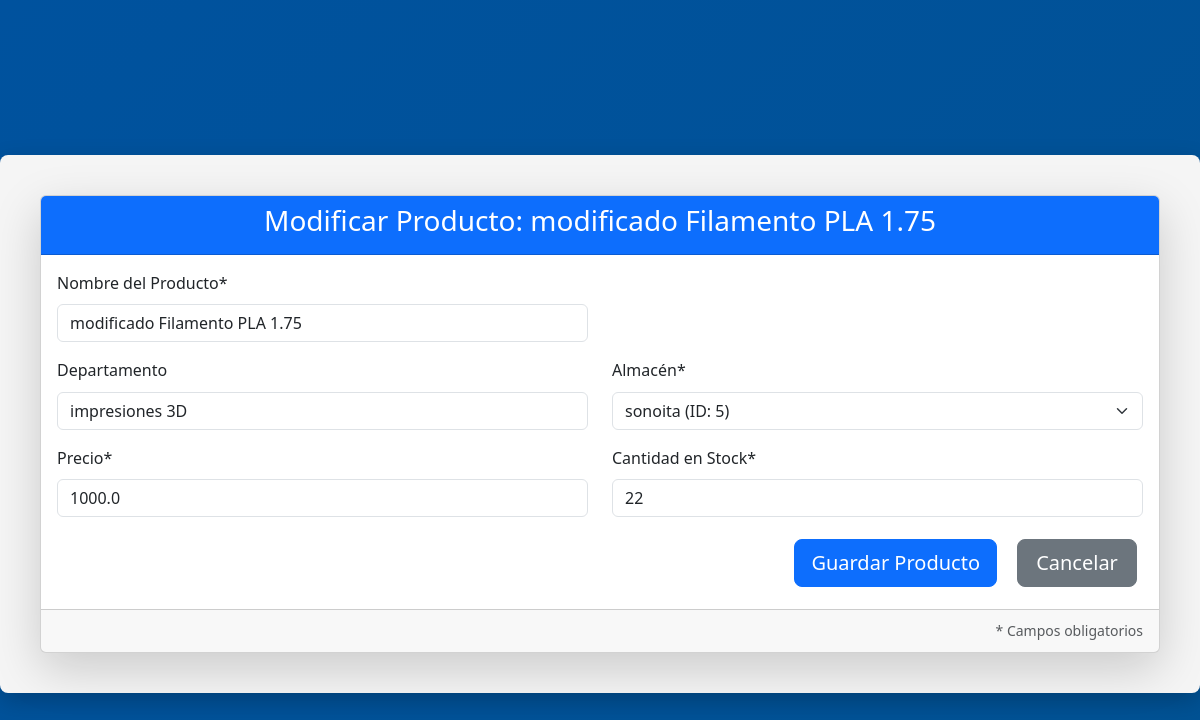
The app's page /productos/modificar/1 (signed in) with its own data.
### tables this page shows
CREATE TABLE "productos" (
	"id"	INTEGER NOT NULL,
	"nombre"	TEXT NOT NULL,
	"precio"	REAL NOT NULL,
	"cantidad"	INTEGER NOT NULL,
	"departamento"	TEXT NOT NULL, almacen INTEGER,
	PRIMARY KEY("id")
);

### app.py (the view, shortened to what this page needs)
@app.route('/productos/modificar/<int:id>', methods=['GET', 'POST'])
@login_requerido
@rol_requerido('PRODUCTOS')  # solo ADMIN o PRODUCTOS pueden modificar
def modificar_producto(id):
    conn = get_db_connection()
    producto = conn.execute('SELECT * FROM productos WHERE id = ?', (id,)).fetchone()
    almacenes_list = conn.execute('SELECT id, nombre FROM almacenes').fetchall()
    if producto is None:
        conn.close()
        flash('Producto no encontrado.', 'danger')
        return redirect(url_for('productos'))
    conn.close()
    return render_template('producto_form.html',
                           form_title=f'Modificar Producto: {producto["nombre"]}',
                           producto=producto,
                           almacenes=almacenes_list)

### app.py (called while the page is built)
def login_requerido(f):
    @wraps(f)
    def decorated_function(*args, **kwargs):
        if 'usuario' not in session:
            flash('Debe iniciar sesión para acceder a esta página', 'warning')
            return redirect(url_for('login'))
        return f(*args, **kwargs)
    return decorated_function

def rol_requerido(rol_permitido):
    def decorator(f):
        @wraps(f)
        def decorated_function(*args, **kwargs):
            if session.get('rol') != rol_permitido and session.get('rol') != 'ADMIN':
                flash('Acceso denegado. Solo el rol de ADMIN o el rol específico pueden realizar esta acción.',
                      'danger')
                return redirect(url_for('inicio'))
            return f(*args, **kwargs)
        return decorated_function
    return decorator

def get_db_connection():
    conn = sqlite3.connect('instance/InventarioBD.db')
    conn.row_factory = sqlite3.Row
    return conn

### templates/producto_form.html (shortened to what this page needs)
<!DOCTYPE html>
<html lang="es">
<head>
    <link href="https://cdn.jsdelivr.net/npm/bootstrap@5.3.3/dist/css/bootstrap.min.css" rel="stylesheet">
    <link rel="stylesheet" href="{{ url_for('static', filename='css/base.css') }}">
    <link rel="stylesheet" href="../static/css/pages/productos.css">
    <link rel="stylesheet" href="../static/css/components/headers.css">
    <link rel="stylesheet" href="../static/css/components/buttons.css">
</head>
<body>
<div class="container mt-5">
    <div class="card shadow-lg">
        <div class="card-header bg-primary text-white text-center">
            <h3>{{ form_title }}</h3>
        </div>
        <div class="card-body">
            <form method="POST" action="">
                <div class="row mb-3">
                    <div class="col-md-6">
                        <label for="nombre" class="form-label">Nombre del Producto*</label>
                        <input type="text" id="nombre" name="nombre" class="form-control"
                               value="{{ producto['nombre'] if producto else '' }}" required>
                    </div>
                </div>
                <div class="row mb-3">
                    <div class="col-md-6">
                        <label for="departamento" class="form-label">Departamento</label>
                        <input type="text" id="departamento" name="departamento" class="form-control"
                               value="{{ producto['departamento'] if producto else '' }}">
                    </div>
                    <div class="col-md-6">
                        <label for="almacen_id" class="form-label">Almacén*</label>
                        <select id="almacen_id" name="almacen_id" class="form-select" required>
                            {% for a in almacenes %}
                                <option value="{{ a['id'] }}"
                                    {{ 'selected' if producto and producto['almacen'] == a['id'] else '' }}>
                                    {{ a['nombre'] }} (ID: {{ a['id'] }})
                                </option>
                            {% endfor %}
                        </select>
                    </div>
                </div>
                <div class="row mb-3">
                    <div class="col-md-6">
                        <label for="precio" class="form-label">Precio*</label>
                        <input type="number" step="0.01" id="precio" name="precio" class="form-control"
                               value="{{ producto['precio'] if producto else '' }}" required>
                    </div>
                    <div class="col-md-6">
                        <label for="cantidad" class="form-label">Cantidad en Stock*</label>
                        <input type="number" id="cantidad" name="cantidad" class="form-control"
                               value="{{ producto['cantidad'] if producto else '' }}" required>
                    </div>
                </div>
                <div class="d-grid gap-2 d-md-flex justify-content-md-end">
                    <button type="submit" class="btn btn-primary btn-lg">Guardar Producto</button>
                    <button type="button" class="btn btn-secondary btn-lg" onclick="window.location.href='{{ url_for('productos') }}'">Cancelar</button>
                </div>
            </form>
        </div>
        <div class="card-footer text-muted text-end">
            <small>* Campos obligatorios</small>
        </div>
    </div>
</div>
</body>
</html>

### static/css/base.css (style rules this page uses)
:root { --azul-unison: #00529e; --azul-oscuro-unison: #015294; --dorado-unison: #f8bb00; --dorado-oscuro-unison: #d99e30; --blanco: #ffffff; --texto-principal: #333333; }
body { background: linear-gradient(135deg, #00529e 0%, #015294 100%); min-height: 100vh; line-height: 1.6; color: var(--azul-oscuro-unison); display: flex; align-items: center; justify-content: center; margin: 0; font-family: 'Segoe UI', Tahoma, Geneva, Verdana, sans-serif; padding: 0; }
.container { background-color: #f5f5f5; border-radius: 8px; padding: 40px; width: 100%; max-width: 1300px; box-shadow: 0 8px 24px rgba(0, 0, 0, 0.2); }

### static/css/components/buttons.css (style rules this page uses)
button, .modify-button, .eliminar-button { padding: 12px 24px; font-size: 16px; min-width: 120px; margin: 6px; border-radius: 4px; cursor: pointer; background-color: var(--azul-oscuro-unison); color: var(--dorado-unison); text-decoration: none; transition: background-color 0.3s ease; font-family: 'Segoe UI', Tahoma, Geneva, Verdana, sans-serif; }

### records on screen
productos: nombre "modificado Filamento PLA 1.75", departamento "impresiones 3D", precio "1000.0", cantidad "22"

### other values on screen
form field almacen_id "sonoita (ID: 5)"
